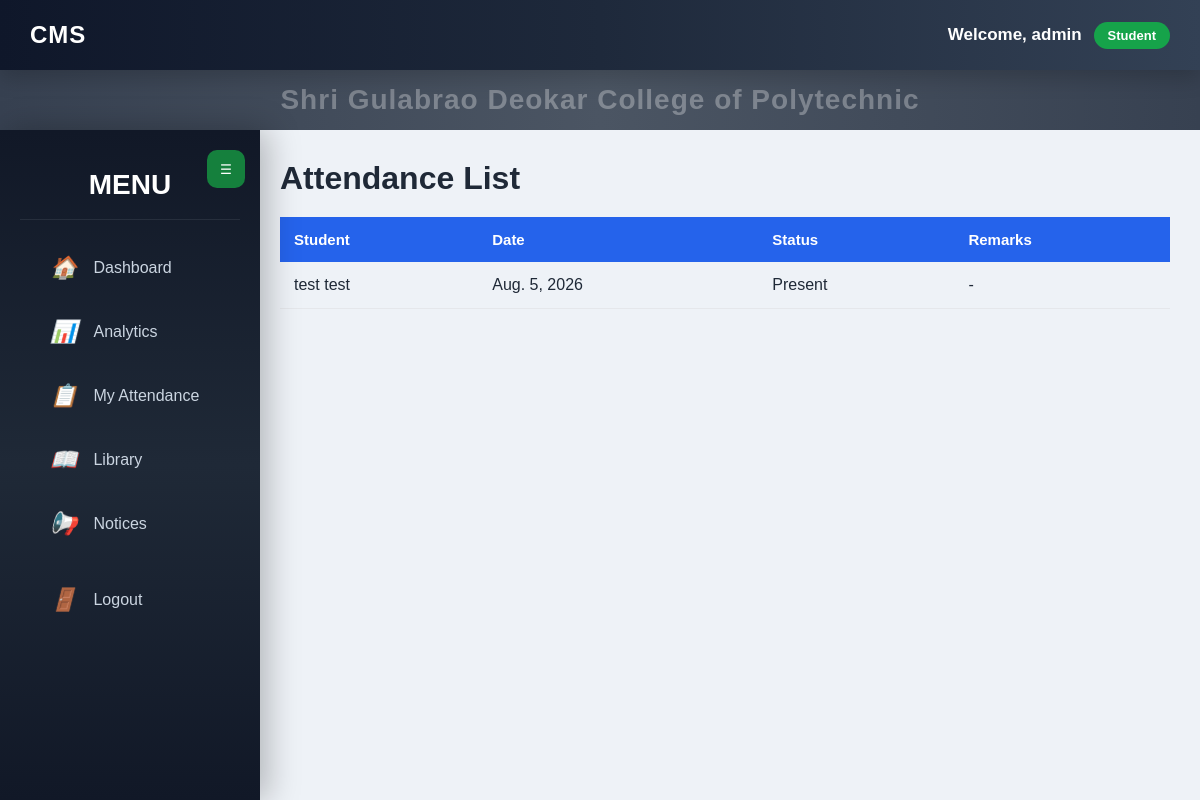
The app's page /attendance/ (signed in), older data.
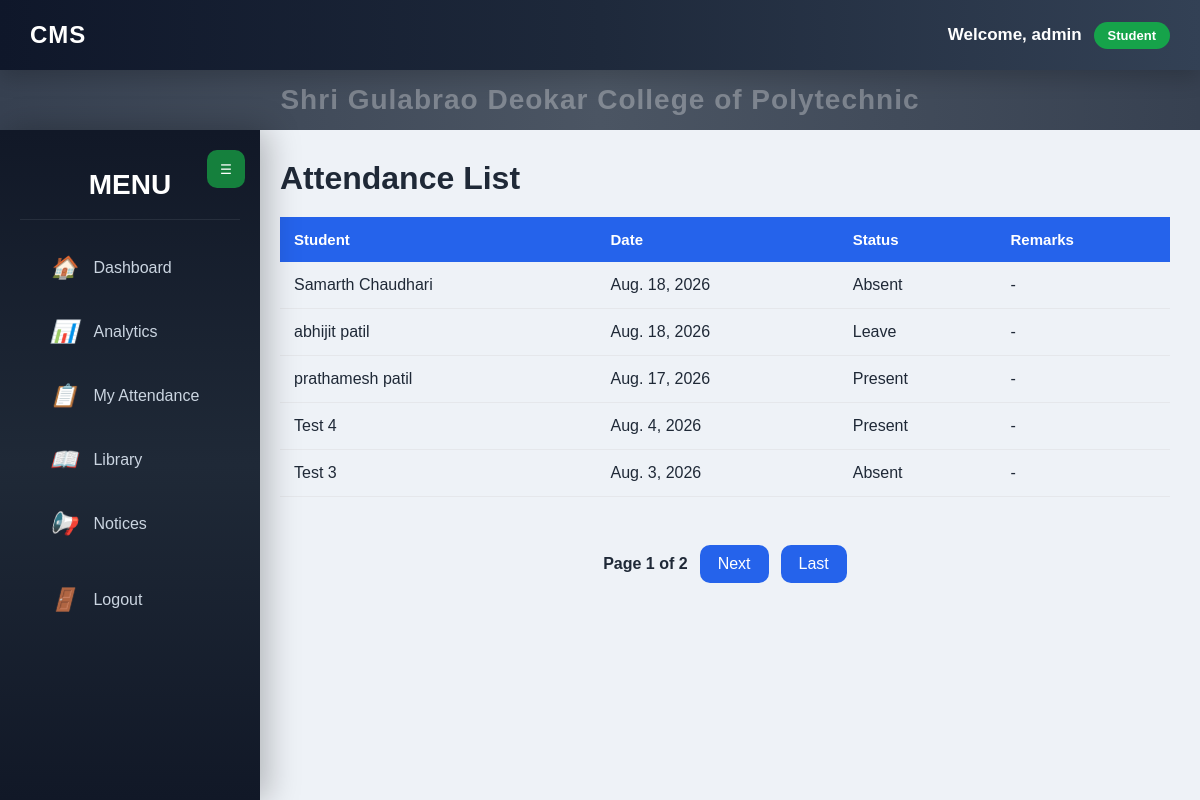
The same page, newer data.
### attendance/models.py (models this page shows, shortened)
class Attendance(models.Model):
    student = models.ForeignKey(
        Student,
        on_delete=models.CASCADE
    )
    attendance_date = models.DateField()
    STATUS = [
        ("Present", "Present"),
        ("Absent", "Absent"),
        ("Leave", "Leave"),
    ]
    status = models.CharField(
        max_length=10,
        choices=STATUS
    )
    remarks = models.TextField(
        blank=True,
        null=True
    )

### students/models.py (models this page shows, shortened)
class Student(models.Model):
    user = models.OneToOneField(
        User,
        on_delete=models.SET_NULL,
        null=True,
        blank=True,
        related_name="student_profile"
    )
    enrollment_no = models.CharField(
        max_length=50,
        unique=True
    )
    first_name = models.CharField(
        max_length=100
    )
    last_name = models.CharField(
        max_length=100
    )
    email = models.EmailField()
    phone = models.CharField(
        max_length=15
    )
    course = models.CharField(
        max_length=100
    )
    semester = models.CharField(
        max_length=20
    )
    created_at = models.DateTimeField(
        auto_now_add=True
    )
    photo = models.ImageField(
        upload_to="students/",
        blank=True,
        null=True
    )

### attendance/views.py (the view)
@login_required
def attendance_list(request):
    search = request.GET.get("search", "").strip()
    if (
        is_principal(request)
        or is_hod(request)
        or is_faculty(request)
    ):
        attendance = Attendance.objects.all().order_by(
            "-attendance_date",
            "-id"
        )
        if search:
            attendance = attendance.filter(
                student__first_name__icontains=search
            ) | attendance.filter(
                student__last_name__icontains=search
            ) | attendance.filter(
                student__enrollment_no__icontains=search
            )
            attendance = attendance.order_by(
                "-attendance_date",
                "-id"
            )
    elif is_student(request):
        attendance = Attendance.objects.all().order_by(
            "-attendance_date",
            "-id"
        )
    else:
        return redirect("login")
    paginator = Paginator(
        attendance,
        5
    )
    page_number = request.GET.get("page")
    page_obj = paginator.get_page(
        page_number
    )
    return render(
        request,
        "attendance/attendance_list.html",
        {
            "attendance": page_obj,
            "page_obj": page_obj,
            "search": search,
        }
    )

### attendance/views.py (called while the page is built)
def get_role(request):
    if (
        request.user.is_authenticated
        and hasattr(request.user, "userprofile")
    ):
        return request.user.userprofile.role
    return ""

def is_principal(request):
    return get_role(request) == "Principal"

def is_hod(request):
    return get_role(request) == "HOD"

def is_faculty(request):
    return get_role(request) == "Faculty"

def is_student(request):
    return get_role(request) == "Student"

### templates/attendance/attendance_list.html (shortened to what this page needs)
{% extends 'base/base.html' %}
{% block content %}
<div class="student-page">
    <div class="student-header">
        <h1>Attendance List</h1>
    </div>
    <div class="table-card">
        <table class="student-table">
            <thead>
                <tr>
                    <th>Student</th>
                    <th>Date</th>
                    <th>Status</th>
                    <th>Remarks</th>
                </tr>
            </thead>
            <tbody>
            {% for item in attendance %}
                <tr>
                    <td>
                        {{ item.student.first_name }}
                        {{ item.student.last_name }}
                    </td>
                    <td>
                        {{ item.attendance_date }}
                    </td>
                    <td>
                        {{ item.status }}
                    </td>
                    <td>
                        {{ item.remarks|default:"-" }}
                    </td>
                </tr>
            {% endfor %}
            </tbody>
        </table>
    </div>
    {% if page_obj.has_other_pages %}
    <br>
    <div class="pagination">
        <span>
            Page {{ page_obj.number }}
            of
            {{ page_obj.paginator.num_pages }}
        </span>
        {% if page_obj.has_next %}
            <a href="?page={{ page_obj.next_page_number }}&search={{ search }}">
                Next
            </a>
            <a href="?page={{ page_obj.paginator.num_pages }}&search={{ search }}">
                Last
            </a>
        {% endif %}
    </div>
    {% endif %}
</div>
{% endblock %}

Row changes from the older to the newer data that the page shows:
removed Attendance: student.first_name "test", student.last_name "test", attendance_date "Aug. 5, 2026", status "Present", remarks "-"
added Attendance: student.first_name "Samarth", student.last_name "Chaudhari", attendance_date "Aug. 18, 2026", status "Absent", remarks "-"
added Attendance: student.first_name "abhijit", student.last_name "patil", attendance_date "Aug. 18, 2026", status "Leave", remarks "-"
added Attendance: student.first_name "prathamesh", student.last_name "patil", attendance_date "Aug. 17, 2026", status "Present", remarks "-"
added Attendance: student.first_name "Test", student.last_name "4", attendance_date "Aug. 4, 2026", status "Present", remarks "-"
added Attendance: student.first_name "Test", student.last_name "3", attendance_date "Aug. 3, 2026", status "Absent", remarks "-"
Text that changed along with them:
{{ page_obj.number }}: (not shown) → "1"
{{ page_obj.paginator.num_pages }}: (not shown) → "2"
text now shown: "Page of Next Last"
